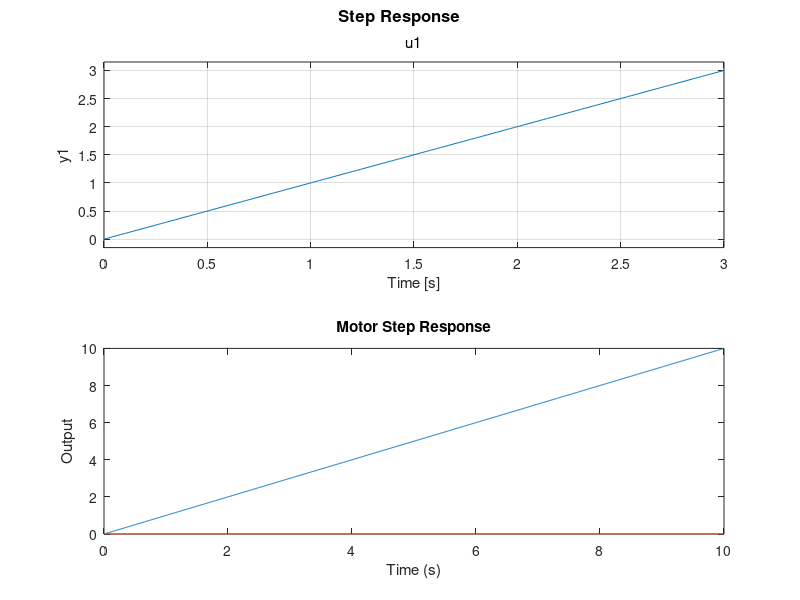

This chart was generated by the following MATLAB code:
J=0.01;
J1=0.1;
J2=0.1;
b=0.1;
B1=1;
B2=1;
K=0.01;
K1=100;
R=1;
L=0.5;

s = tf('s');
P_motor = (0.01*s + 1)/(0.0005*s^5 + 0.016*s^4 + 0.63001*s^3 + 6.2002*s^2 + 10.01*s)

A = [0 1 0 0 0;
     0 0 1 0 0;
     0 0 0 1 0;
     0 0 0 0 1;
     0 -20020 -12400.4 -1260.02 -32];
B = [1; 0; 0; 0; 0];
C = [1 0 0 0 0; 0 0.01 0 0 0];
D = 0;
motor_ss = ss(A,B,C,D)
step(motor_ss)

t = 0:0.01:10; % Zaman aralığı
u = ones(size(t)); % Birim basamak sinyali

% State-space modeli için simülasyon yapalım
[y, t] = lsim(ss(A, B, C, D), u, t);

% Sonucu görselleştirelim
plot(t, y);
title('Motor Step Response');
xlabel('Time (s)');
ylabel('Output');